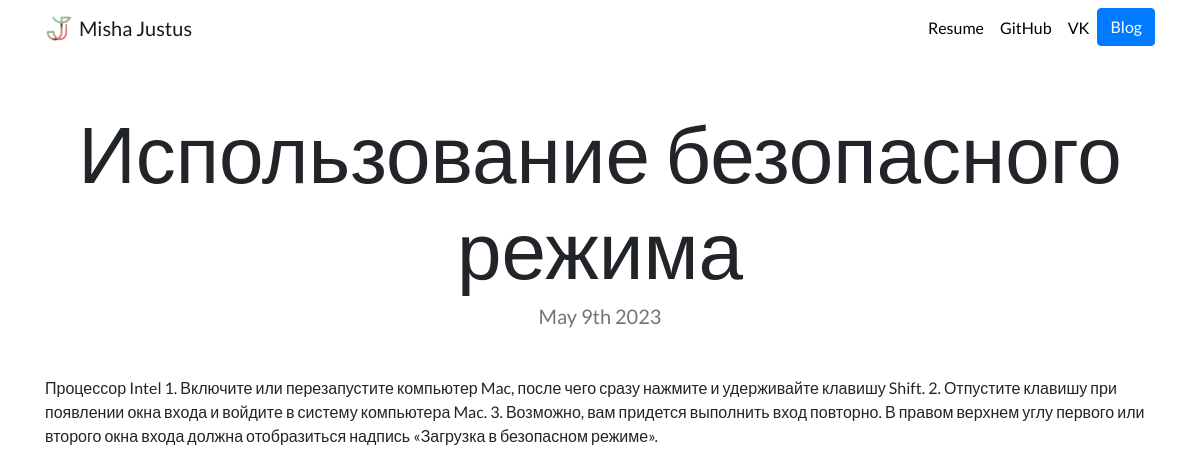
The page /blog/6/ on the database its author committed.
### blog/models.py (models this page shows, shortened)
class Blog(models.Model):
    title = models.CharField(max_length=50)
    date = models.DateField()
    description = models.TextField(max_length=1000)

### blog/views.py (the view)
# urls.py: path('<int:blog_id>/', views.detail, name='detail'),
def detail(request, blog_id):
    blog = get_object_or_404(Blog, pk = blog_id)
    return render(request, 'blog/detail.html', {'blog':blog})

### blog/templates/blog/detail.html
{% extends "portfolio/base.html" %}
{% load static %}
{% block content %}
<h1 class="text-center mt-5" id="blogdetailtitle">{{ blog.title }}</h1>
<h5 class="text-center text-muted mb-5">{{ blog.date|date:'F jS Y' }}</h5>
{{ blog.description|safe }}
{% endblock %}

### portfolio/static/portfolio/custom.css (style rules this page uses)
body { font-family: 'Lato', sans-serif; }
@media (min-width: 992px) { #blogdetailtitle { font-size: 5rem; } }

### rows shown on the page
Blog: title "Использование безопасного режима", date "May 9th 2023", description "Процессор Intel 1. Включите или перезапустите компьютер Mac, после чего сразу нажмите и удерживайте клавишу Shift. 2. Отпустите клавишу при появлении окна входа и войдите в систему компьютера Mac. 3. Возможно, вам придется выполнить вход повторно. В правом верхнем углу первого или второго окна входа должна отобразиться надпись «Загрузка в безопасном режиме»."
